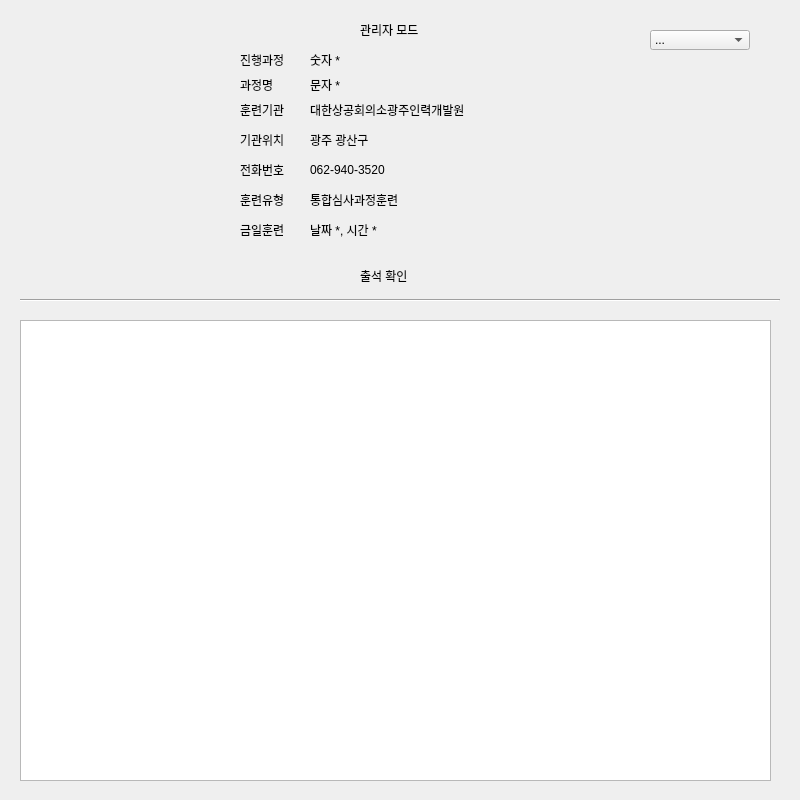
<?xml version="1.0" encoding="UTF-8"?>
<ui version="4.0">
 <class>Form</class>
 <widget class="QWidget" name="Form">
  <property name="geometry">
   <rect>
    <x>0</x>
    <y>0</y>
    <width>800</width>
    <height>800</height>
   </rect>
  </property>
  <property name="windowTitle">
   <string>Form</string>
  </property>
  <widget class="QStackedWidget" name="stackedWidget">
   <property name="geometry">
    <rect>
     <x>0</x>
     <y>0</y>
     <width>800</width>
     <height>800</height>
    </rect>
   </property>
   <property name="currentIndex">
    <number>0</number>
   </property>
   <widget class="QWidget" name="page">
    <widget class="QLabel" name="label_12">
     <property name="geometry">
      <rect>
       <x>310</x>
       <y>160</y>
       <width>300</width>
       <height>20</height>
      </rect>
     </property>
     <property name="text">
      <string>062-940-3520</string>
     </property>
    </widget>
    <widget class="QLabel" name="label_2">
     <property name="geometry">
      <rect>
       <x>240</x>
       <y>50</y>
       <width>50</width>
       <height>20</height>
      </rect>
     </property>
     <property name="text">
      <string>진행과정</string>
     </property>
    </widget>
    <widget class="QLabel" name="label_11">
     <property name="geometry">
      <rect>
       <x>240</x>
       <y>130</y>
       <width>50</width>
       <height>20</height>
      </rect>
     </property>
     <property name="text">
      <string>기관위치</string>
     </property>
    </widget>
    <widget class="QLabel" name="label">
     <property name="geometry">
      <rect>
       <x>360</x>
       <y>20</y>
       <width>80</width>
       <height>20</height>
      </rect>
     </property>
     <property name="text">
      <string>관리자 모드</string>
     </property>
    </widget>
    <widget class="QLabel" name="label_3">
     <property name="geometry">
      <rect>
       <x>310</x>
       <y>50</y>
       <width>50</width>
       <height>20</height>
      </rect>
     </property>
     <property name="text">
      <string>숫자 *</string>
     </property>
    </widget>
    <widget class="QLabel" name="label_8">
     <property name="geometry">
      <rect>
       <x>310</x>
       <y>100</y>
       <width>300</width>
       <height>20</height>
      </rect>
     </property>
     <property name="text">
      <string>대한상공회의소광주인력개발원</string>
     </property>
    </widget>
    <widget class="QLabel" name="label_10">
     <property name="geometry">
      <rect>
       <x>310</x>
       <y>130</y>
       <width>300</width>
       <height>20</height>
      </rect>
     </property>
     <property name="text">
      <string>광주 광산구</string>
     </property>
    </widget>
    <widget class="QLabel" name="lb_training">
     <property name="geometry">
      <rect>
       <x>310</x>
       <y>220</y>
       <width>300</width>
       <height>20</height>
      </rect>
     </property>
     <property name="text">
      <string>날짜 *, 시간 *</string>
     </property>
    </widget>
    <widget class="QLabel" name="label_14">
     <property name="geometry">
      <rect>
       <x>310</x>
       <y>190</y>
       <width>300</width>
       <height>20</height>
      </rect>
     </property>
     <property name="text">
      <string>통합심사과정훈련</string>
     </property>
    </widget>
    <widget class="QComboBox" name="cob_menu">
     <property name="geometry">
      <rect>
       <x>650</x>
       <y>30</y>
       <width>100</width>
       <height>20</height>
      </rect>
     </property>
     <item>
      <property name="text">
       <string>...</string>
      </property>
     </item>
     <item>
      <property name="text">
       <string>전체 공지</string>
      </property>
     </item>
     <item>
      <property name="text">
       <string>학생 일정</string>
      </property>
     </item>
     <item>
      <property name="text">
       <string>메신저</string>
      </property>
     </item>
    </widget>
    <widget class="QLabel" name="label_13">
     <property name="geometry">
      <rect>
       <x>240</x>
       <y>160</y>
       <width>50</width>
       <height>20</height>
      </rect>
     </property>
     <property name="text">
      <string>전화번호</string>
     </property>
    </widget>
    <widget class="QLabel" name="label_9">
     <property name="geometry">
      <rect>
       <x>240</x>
       <y>100</y>
       <width>50</width>
       <height>20</height>
      </rect>
     </property>
     <property name="text">
      <string>훈련기관</string>
     </property>
    </widget>
    <widget class="QLabel" name="label_5">
     <property name="geometry">
      <rect>
       <x>310</x>
       <y>70</y>
       <width>300</width>
       <height>30</height>
      </rect>
     </property>
     <property name="text">
      <string>문자 *</string>
     </property>
    </widget>
    <widget class="QLabel" name="lb_state">
     <property name="geometry">
      <rect>
       <x>240</x>
       <y>70</y>
       <width>50</width>
       <height>30</height>
      </rect>
     </property>
     <property name="text">
      <string>과정명</string>
     </property>
    </widget>
    <widget class="QLabel" name="label_17">
     <property name="geometry">
      <rect>
       <x>240</x>
       <y>220</y>
       <width>50</width>
       <height>20</height>
      </rect>
     </property>
     <property name="text">
      <string>금일훈련</string>
     </property>
    </widget>
    <widget class="QLabel" name="label_15">
     <property name="geometry">
      <rect>
       <x>240</x>
       <y>190</y>
       <width>50</width>
       <height>20</height>
      </rect>
     </property>
     <property name="text">
      <string>훈련유형</string>
     </property>
    </widget>
    <widget class="QTableWidget" name="tableWidget_4">
     <property name="geometry">
      <rect>
       <x>20</x>
       <y>320</y>
       <width>751</width>
       <height>461</height>
      </rect>
     </property>
    </widget>
    <widget class="QLabel" name="label_4">
     <property name="geometry">
      <rect>
       <x>360</x>
       <y>270</y>
       <width>56</width>
       <height>12</height>
      </rect>
     </property>
     <property name="text">
      <string>출석 확인</string>
     </property>
    </widget>
    <widget class="Line" name="line_5">
     <property name="geometry">
      <rect>
       <x>20</x>
       <y>290</y>
       <width>760</width>
       <height>20</height>
      </rect>
     </property>
     <property name="orientation">
      <enum>Qt::Horizontal</enum>
     </property>
    </widget>
   </widget>
   <widget class="QWidget" name="page_3">
    <widget class="QLabel" name="label_7">
     <property name="geometry">
      <rect>
       <x>370</x>
       <y>30</y>
       <width>56</width>
       <height>12</height>
      </rect>
     </property>
     <property name="text">
      <string>전체 공지</string>
     </property>
    </widget>
    <widget class="Line" name="line_2">
     <property name="geometry">
      <rect>
       <x>20</x>
       <y>50</y>
       <width>760</width>
       <height>20</height>
      </rect>
     </property>
     <property name="orientation">
      <enum>Qt::Horizontal</enum>
     </property>
    </widget>
    <widget class="QTableWidget" name="tableWidget_5">
     <property name="geometry">
      <rect>
       <x>20</x>
       <y>100</y>
       <width>761</width>
       <height>361</height>
      </rect>
     </property>
    </widget>
    <widget class="QLabel" name="label_16">
     <property name="geometry">
      <rect>
       <x>370</x>
       <y>70</y>
       <width>56</width>
       <height>12</height>
      </rect>
     </property>
     <property name="text">
      <string>공지 내역</string>
     </property>
    </widget>
    <widget class="Line" name="line_8">
     <property name="geometry">
      <rect>
       <x>20</x>
       <y>470</y>
       <width>760</width>
       <height>20</height>
      </rect>
     </property>
     <property name="orientation">
      <enum>Qt::Horizontal</enum>
     </property>
    </widget>
    <widget class="QLabel" name="label_18">
     <property name="geometry">
      <rect>
       <x>30</x>
       <y>510</y>
       <width>70</width>
       <height>20</height>
      </rect>
     </property>
     <property name="text">
      <string>현재 공지 :</string>
     </property>
    </widget>
    <widget class="QLabel" name="label_19">
     <property name="geometry">
      <rect>
       <x>100</x>
       <y>510</y>
       <width>671</width>
       <height>20</height>
      </rect>
     </property>
     <property name="text">
      <string>문자 *</string>
     </property>
    </widget>
    <widget class="Line" name="line_9">
     <property name="geometry">
      <rect>
       <x>20</x>
       <y>550</y>
       <width>760</width>
       <height>20</height>
      </rect>
     </property>
     <property name="orientation">
      <enum>Qt::Horizontal</enum>
     </property>
    </widget>
    <widget class="QLineEdit" name="lineEdit_3">
     <property name="geometry">
      <rect>
       <x>20</x>
       <y>580</y>
       <width>751</width>
       <height>91</height>
      </rect>
     </property>
    </widget>
    <widget class="QPushButton" name="pushButton_3">
     <property name="geometry">
      <rect>
       <x>290</x>
       <y>710</y>
       <width>75</width>
       <height>23</height>
      </rect>
     </property>
     <property name="text">
      <string>공지</string>
     </property>
    </widget>
    <widget class="QPushButton" name="pushButton_5">
     <property name="geometry">
      <rect>
       <x>390</x>
       <y>710</y>
       <width>75</width>
       <height>23</height>
      </rect>
     </property>
     <property name="text">
      <string>내리기</string>
     </property>
    </widget>
    <widget class="QPushButton" name="pushButton_8">
     <property name="geometry">
      <rect>
       <x>680</x>
       <y>20</y>
       <width>75</width>
       <height>23</height>
      </rect>
     </property>
     <property name="text">
      <string>HOME</string>
     </property>
    </widget>
   </widget>
   <widget class="QWidget" name="page_4">
    <widget class="QLabel" name="label_56">
     <property name="geometry">
      <rect>
       <x>370</x>
       <y>20</y>
       <width>60</width>
       <height>20</height>
      </rect>
     </property>
     <property name="text">
      <string>학생 일정</string>
     </property>
    </widget>
    <widget class="Line" name="line_3">
     <property name="geometry">
      <rect>
       <x>20</x>
       <y>40</y>
       <width>760</width>
       <height>20</height>
      </rect>
     </property>
     <property name="orientation">
      <enum>Qt::Horizontal</enum>
     </property>
    </widget>
    <widget class="QTabWidget" name="tabWidget_2">
     <property name="geometry">
      <rect>
       <x>20</x>
       <y>60</y>
       <width>760</width>
       <height>520</height>
      </rect>
     </property>
     <property name="currentIndex">
      <number>0</number>
     </property>
     <widget class="QWidget" name="tab_3">
      <attribute name="title">
       <string>달력</string>
      </attribute>
      <widget class="QTableWidget" name="tableWidget_2">
       <property name="geometry">
        <rect>
         <x>0</x>
         <y>0</y>
         <width>755</width>
         <height>495</height>
        </rect>
       </property>
      </widget>
     </widget>
     <widget class="QWidget" name="tab_4">
      <attribute name="title">
       <string>리스트 보기</string>
      </attribute>
      <widget class="QTableWidget" name="tableWidget_3">
       <property name="geometry">
        <rect>
         <x>0</x>
         <y>0</y>
         <width>755</width>
         <height>495</height>
        </rect>
       </property>
      </widget>
     </widget>
    </widget>
    <widget class="QLabel" name="label_57">
     <property name="geometry">
      <rect>
       <x>380</x>
       <y>590</y>
       <width>31</width>
       <height>20</height>
      </rect>
     </property>
     <property name="text">
      <string>년</string>
     </property>
    </widget>
    <widget class="QLabel" name="label_58">
     <property name="geometry">
      <rect>
       <x>490</x>
       <y>590</y>
       <width>31</width>
       <height>20</height>
      </rect>
     </property>
     <property name="text">
      <string>월</string>
     </property>
    </widget>
    <widget class="QComboBox" name="comboBox_3">
     <property name="geometry">
      <rect>
       <x>300</x>
       <y>590</y>
       <width>76</width>
       <height>22</height>
      </rect>
     </property>
     <item>
      <property name="text">
       <string>2022</string>
      </property>
     </item>
     <item>
      <property name="text">
       <string>2023</string>
      </property>
     </item>
    </widget>
    <widget class="QComboBox" name="comboBox_4">
     <property name="geometry">
      <rect>
       <x>410</x>
       <y>590</y>
       <width>76</width>
       <height>22</height>
      </rect>
     </property>
     <item>
      <property name="text">
       <string>01</string>
      </property>
     </item>
    </widget>
    <widget class="QLineEdit" name="lineEdit">
     <property name="geometry">
      <rect>
       <x>20</x>
       <y>660</y>
       <width>760</width>
       <height>40</height>
      </rect>
     </property>
    </widget>
    <widget class="QPushButton" name="pushButton">
     <property name="geometry">
      <rect>
       <x>310</x>
       <y>730</y>
       <width>75</width>
       <height>23</height>
      </rect>
     </property>
     <property name="text">
      <string>추가</string>
     </property>
    </widget>
    <widget class="QPushButton" name="pushButton_2">
     <property name="geometry">
      <rect>
       <x>410</x>
       <y>730</y>
       <width>75</width>
       <height>23</height>
      </rect>
     </property>
     <property name="text">
      <string>삭제</string>
     </property>
    </widget>
    <widget class="QPushButton" name="pushButton_6">
     <property name="geometry">
      <rect>
       <x>680</x>
       <y>20</y>
       <width>75</width>
       <height>23</height>
      </rect>
     </property>
     <property name="text">
      <string>HOME</string>
     </property>
    </widget>
    <widget class="QComboBox" name="comboBox">
     <property name="geometry">
      <rect>
       <x>80</x>
       <y>20</y>
       <width>120</width>
       <height>20</height>
      </rect>
     </property>
    </widget>
    <widget class="QLabel" name="label_6">
     <property name="geometry">
      <rect>
       <x>20</x>
       <y>20</y>
       <width>60</width>
       <height>20</height>
      </rect>
     </property>
     <property name="text">
      <string>이름 :</string>
     </property>
    </widget>
    <widget class="Line" name="line_7">
     <property name="geometry">
      <rect>
       <x>20</x>
       <y>620</y>
       <width>760</width>
       <height>20</height>
      </rect>
     </property>
     <property name="orientation">
      <enum>Qt::Horizontal</enum>
     </property>
    </widget>
   </widget>
   <widget class="QWidget" name="page_5">
    <widget class="QLabel" name="label_59">
     <property name="geometry">
      <rect>
       <x>370</x>
       <y>20</y>
       <width>60</width>
       <height>20</height>
      </rect>
     </property>
     <property name="text">
      <string>메신저</string>
     </property>
    </widget>
    <widget class="QListWidget" name="listWidget">
     <property name="geometry">
      <rect>
       <x>129</x>
       <y>60</y>
       <width>651</width>
       <height>590</height>
      </rect>
     </property>
    </widget>
    <widget class="Line" name="line_4">
     <property name="geometry">
      <rect>
       <x>20</x>
       <y>40</y>
       <width>760</width>
       <height>20</height>
      </rect>
     </property>
     <property name="orientation">
      <enum>Qt::Horizontal</enum>
     </property>
    </widget>
    <widget class="QLineEdit" name="lineEdit_2">
     <property name="geometry">
      <rect>
       <x>20</x>
       <y>680</y>
       <width>761</width>
       <height>20</height>
      </rect>
     </property>
    </widget>
    <widget class="QPushButton" name="pushButton_4">
     <property name="geometry">
      <rect>
       <x>710</x>
       <y>760</y>
       <width>75</width>
       <height>23</height>
      </rect>
     </property>
     <property name="text">
      <string>삭제</string>
     </property>
    </widget>
    <widget class="QPushButton" name="pushButton_7">
     <property name="geometry">
      <rect>
       <x>680</x>
       <y>20</y>
       <width>75</width>
       <height>23</height>
      </rect>
     </property>
     <property name="text">
      <string>HOME</string>
     </property>
    </widget>
    <widget class="Line" name="line">
     <property name="geometry">
      <rect>
       <x>110</x>
       <y>50</y>
       <width>20</width>
       <height>611</height>
      </rect>
     </property>
     <property name="orientation">
      <enum>Qt::Vertical</enum>
     </property>
    </widget>
    <widget class="Line" name="line_6">
     <property name="geometry">
      <rect>
       <x>20</x>
       <y>650</y>
       <width>760</width>
       <height>20</height>
      </rect>
     </property>
     <property name="orientation">
      <enum>Qt::Horizontal</enum>
     </property>
    </widget>
    <widget class="QTableWidget" name="tableWidget">
     <property name="geometry">
      <rect>
       <x>20</x>
       <y>60</y>
       <width>91</width>
       <height>591</height>
      </rect>
     </property>
    </widget>
   </widget>
  </widget>
 </widget>
 <resources/>
 <connections/>
</ui>
